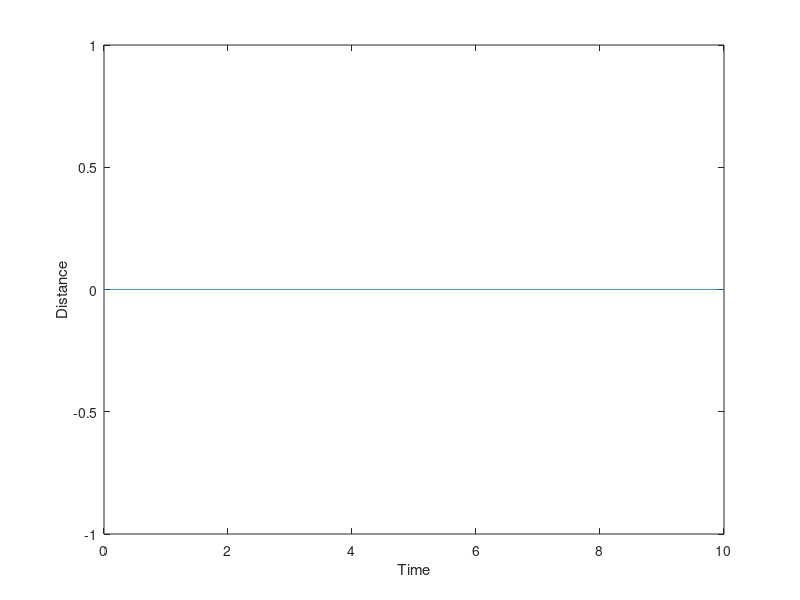
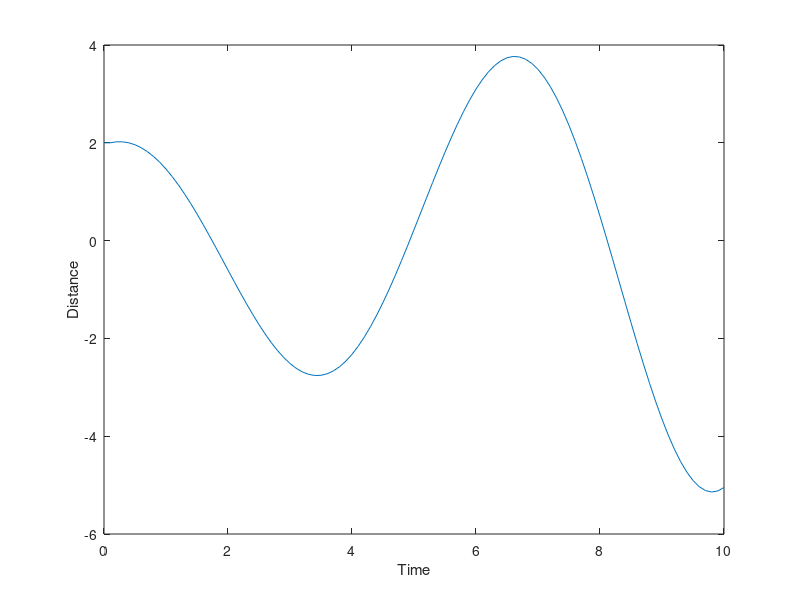
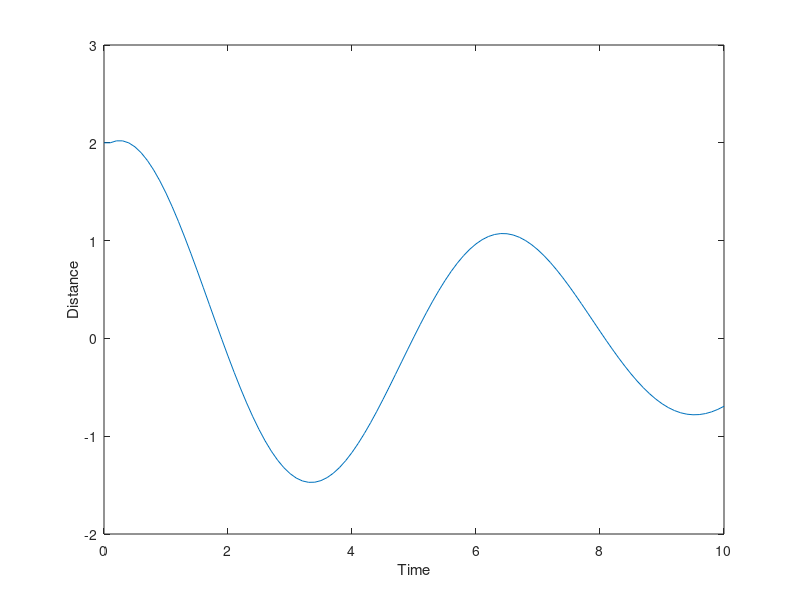

Here is the MATLAB script that generated these plots, in order:
%% Practice with simple mass-spring system
clear vars; 


% Constants
k = 0.5; % spring constant
M = 5; % mass
t(1) = 0; % start time
x(1) = 2; % initial position
v(1) = 0; % initial velocity
dt = 0.01; % time step

% Make loop for spring motion

niter = 1000;
t = zeros(1,niter+1);
x = zeros(1,niter+1);
v = zeros(1,niter+1);
a = zeros(1,niter+1);

for i = 1:niter
    t(i+1) = t(i) + dt;
    a(i+1) = -(k./M).*x(i);
    v(i+1) = v(i) + a(i).*dt;
    x(i+1) = x(i) + v(i).*dt;
end

figure(1)
plot(t,x)
xlabel("Time")
ylabel("Distance")


%% Leo's Edited Version

%Constants
k = 5; % spring constant
M = 5; % mass
simTime = 10; %seconds
dt = 0.1; % time step should be small: the smaller, the more accurate
t = 0:dt:simTime; %<-Many ways to define time (e.g. as a linspace, or like this),
%               but code will run faster when not saving/defining things in a loop
niter = length(t);


%Initial Conditions
x0 = [2,0]; %[position,velocity]


%Preallocate for loop
x = [x0(1), zeros(1,niter-1)];
v = [x0(2), zeros(1,niter-1)];
a = [(k/M)*x0(1), zeros(1,niter-1)];

for i = 2:niter
    a(i) = (-k/M)*x(i-1);
    v(i) = v(i-1) + a(i-1)*dt;
    x(i) = x(i-1) + v(i-1)*dt;
end

figure(2)
plot(t,x)
xlabel("Time")
ylabel("Distance")

%% Damped spring

%Constants
k = 5; % spring constant
b = 2; % damping constant
M = 5; % mass
simTime = 10; %seconds
dt = 0.1; % time step should be small: the smaller, the more accurate
t = 0:dt:simTime; %<-Many ways to define time (e.g. as a linspace, or like this),
%               but code will run faster when not saving/defining things in a loop
niter = length(t);


%Initial Conditions
x0 = [2,0]; %[position,velocity]


%Preallocate for loop
x = [x0(1), zeros(1,niter-1)];
v = [x0(2), zeros(1,niter-1)];
a = [((k/M)*x0(1) + (b/M)*x0(2)), zeros(1,niter-1)];

for i = 2:niter
    a(i) = (-k/M)*x(i-1) + (-b/M)*v(i-1);
    v(i) = v(i-1) + a(i-1)*dt;
    x(i) = x(i-1) + v(i-1)*dt;
end

figure(3)
plot(t,x)
xlabel("Time")
ylabel("Distance")